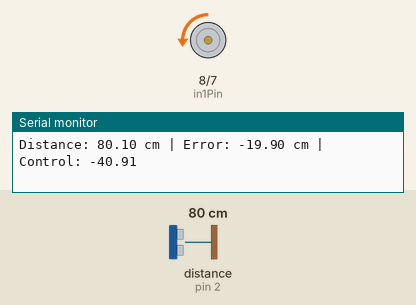
This sketch was run on a simulated Arduino Uno, built with avr-gcc and run on an emulated ATmega328P. Shown: motor-driver pin pairs drawn as motors (green arrow = first pin HIGH = forward, orange = second pin HIGH = backward, longer = more drive, scaled by the enable pin), the last lines printed to the serial monitor. Wiring (inferred from the names in the program): ultrasonic range finder: trigger pin 3; echo pin 2. Inputs (shaded band) come from the test bench; at power-on: distance to the obstacle (sensor on pin 2) 80 cm. The echo pulse lasts 58.3 µs per cm.

Above: at 1.2 s.
1.3 s: distance to the obstacle (sensor on pin 2) set to 250 cm
At 2.5 s:
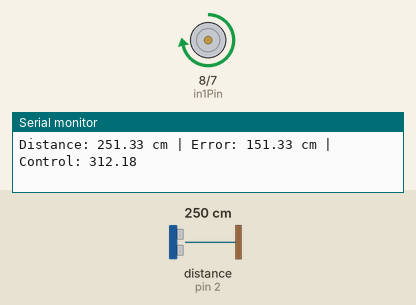
2.8 s: distance to the obstacle (sensor on pin 2) set to 2 cm
At 3.08 s:
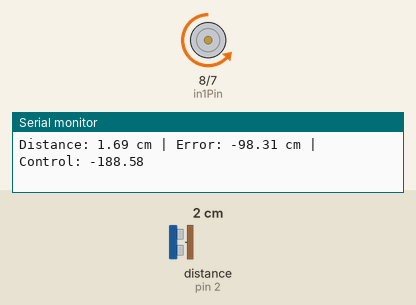
5.8 s: distance to the obstacle (sensor on pin 2) set to 60 cm
At 6.8 s:
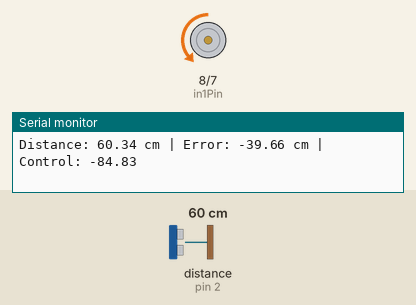
8.8 s: distance to the obstacle (sensor on pin 2) set to 120 cm
11.8 s: distance to the obstacle (sensor on pin 2) set to 299 cm
13.3 s: distance to the obstacle (sensor on pin 2) set to 97 cm
At 14.3 s:
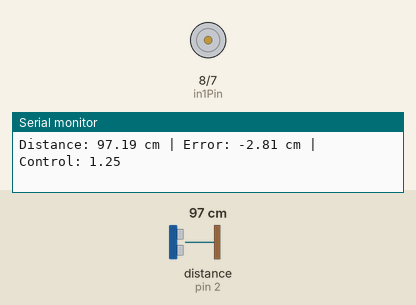
Timing chart, 0 to 16.1 s (numbered marks = the images above; inputs shaded):
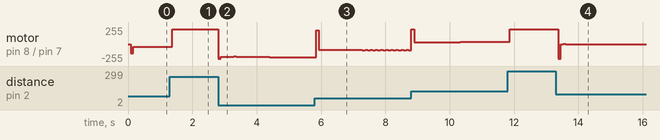

The sketch:

pidControls.ino
```cpp
const int trigPin = 3; //trigger pin
const int echoPin = 2; //echo pin

const int enPin = 9;   // (with PWM) enable pin on L293D
const int in1Pin = 8;  // input 1 to rotate in one direction
const int in2Pin = 7;  // input 2 to rotate in opposite direction

unsigned long lastTime = 0; //last time when the loop run and actuating signal was passed
const float target_CM = 100.0; //target var(commanded)
const float LOOP_INTERVAL = 80.0; //loop time

//constants to be configured with testing
float Kp = 2.0;
float Ki = 0.05;
float Kd = 0.4;

float integration = 0.0; //integration of e(t) (error) wrt t from t=0 to current time
float lastError = 0.0; //needed when calculating derivative of e(t) wrt t

const float integration_max = 1000.0; //in case it accumulates excessive error...it would affect the overall controller a lot more than we want
//reduce the effectiveness of P and D terms
const float integration_min = -1000.0;
const float pwm_max = 220; //safety cap
const int DEADZONE = 3;     // small control(output) zone = motor OFF


void setup()
{

  Serial.begin(9600); //sets baud(symbol changes per sec(~bps))
  pinMode(trigPin, OUTPUT);
  pinMode(echoPin, INPUT);
  pinMode(enPin, OUTPUT);
  pinMode(in1Pin, OUTPUT);
  pinMode(in2Pin, OUTPUT);
  //motor off
  analogWrite(enPin, 0); //disable at start
  Serial.println("Distance control starts...");
}

float readDistance() {
  // send 10us pulse
  digitalWrite(trigPin, LOW); //start with trigger off
  delayMicroseconds(2);
  digitalWrite(trigPin, HIGH); //keep trigger pin on for 10us initiates the distance measuement process
  delayMicroseconds(10);
  digitalWrite(trigPin, LOW);

  unsigned long duration = pulseIn(echoPin, HIGH, 30000UL); //the echo pin is set to HIGH it then waits for the echo of the light wave and when it receives it the pin is set back to LOW
  //the duration for which it was HIGH is measured with pulseIn (30ms timeout in case no echo received) 30000us
  if (duration == 0) {
    return -1; //invalid
  }
  return duration/58.0; //distance in cm(from speed of light)
}

void setMotor(float control) {
  //deadzone to turn off motor when control output is tiny
  if (abs(control)<DEADZONE) {
    analogWrite(enPin,0);
    digitalWrite(in1Pin,LOW);
    digitalWrite(in2Pin,LOW);
    return;
  }
  int pwm = constrain(fabs(control), 0, pwm_max);

  if (control > 0) {
    //robot is too far so move fwd (behind required zone)
    digitalWrite(in1Pin, HIGH);
    digitalWrite(in2Pin, LOW);
    analogWrite(enPin, pwm);

  }
  else {
    //robot is too close so move bck (crossed required zone)
    digitalWrite(in1Pin, LOW);
    digitalWrite(in2Pin, HIGH);
    analogWrite(enPin, pwm);
  }
}

void loop() {
  unsigned long now = millis();
  if ((now - lastTime)<LOOP_INTERVAL) { //not yet time
    return;
  }
  float dt = (now-lastTime)/1000.0; //convert to seconds
  if (dt > 1.0){
    dt = 1.0; // safety clamp to 1s if loop by chance skips
  }
  lastTime = now;

  //read the distance
  float distance = readDistance();
  if (distance < 0) {
    Serial.println("no distance reading");
    setMotor(0);
    return;

  }
  //proper case
  //compute error
  float error = distance-target_CM;

  //update integral term
  integration += error*dt;
  integration = constrain(integration, integration_min, integration_max);

  //calculate derivative
  float derivative = (error-lastError)/dt;

  //compute total pid control output
  float output = Kp*error + Ki*integration + Kd*derivative;
  lastError = error;

  //print info
  Serial.print("Distance: ");
  Serial.print(distance);
  Serial.print(" cm | Error: ");
  Serial.print(error);
  Serial.print(" cm | Control: ");
  Serial.println(output);

  //apply motor Command
  setMotor(output);
}
```

Measured:
- after the input at 13.3 s, motor on pin 8 (in1Pin) / pin 7 (in2Pin): forward 220/255 → backward 220/255 after 0.07 s, → stopped 0.08 s later, → forward 3/255 0.08 s later, → stopped 0.08 s later
